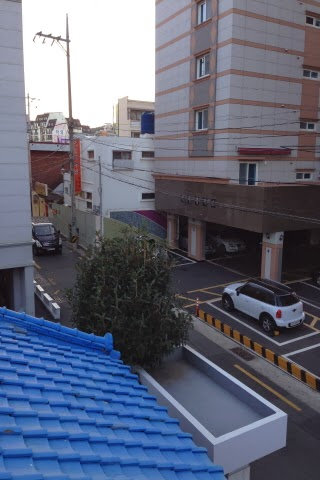
#> input picture panorama-stitching/images/left1.jpg, 320 x 480 px, given in place of left1.png, which was not available
$ jupyter execute --allow-errors 'Feature Matching (Brute-Force).ipynb'
#> lines starting #> are read from the running program, lines starting #| are printed output that depends on the picture; pictures that were not available may be replaced by others from this repository, and a replacement may not be noted
[cell 1]
import cv2
import numpy as np
import time
start = time.time()
cv2.namedWindow("Img1", cv2.WINDOW_NORMAL)
cv2.namedWindow("Img2", cv2.WINDOW_NORMAL)
cv2.namedWindow("Matching_result", cv2.WINDOW_NORMAL) # Create window with freedom of dimensions
# cv2.resizeWindow("output", 400, 300)               # Resize window to specified dimensions

img1 = cv2.imread("../images/left1.png", cv2.IMREAD_GRAYSCALE)
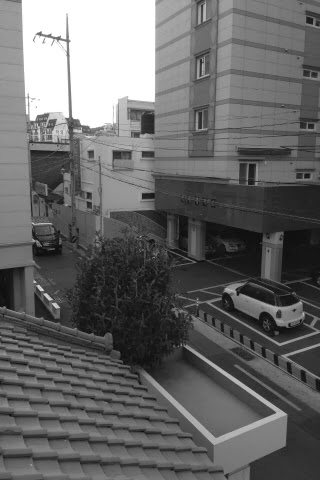
#> img1: shape (480, 320); min 8, max 255, mean 103.4
img2 = cv2.imread("../images/right1.png", cv2.IMREAD_GRAYSCALE)
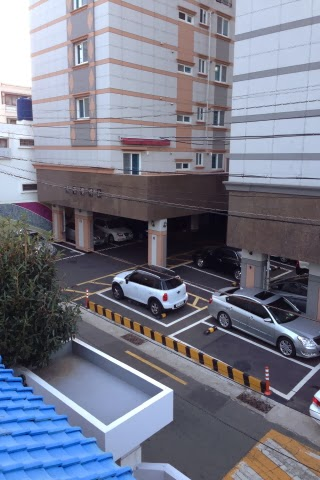
#> input picture panorama-stitching/images/right1.jpg, 320 x 480 px, given in place of right1.png, which was not available
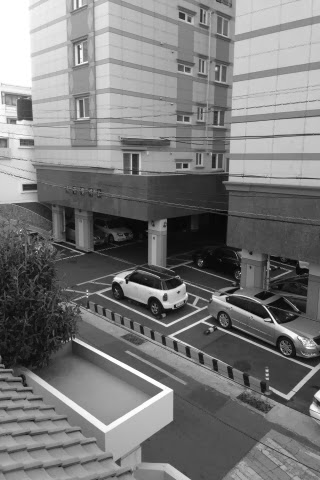
#> img2: shape (480, 320); min 1, max 255, mean 121.6
# ORB Detector
orb = cv2.ORB_create()
kp1_orb, des1_orb = orb.detectAndCompute(img1, None)
#> kp1_orb = 494 keypoints; strongest (x, y, size): (65, 37, 31), (68, 116, 31), (65, 42, 31), (40, 32, 31)
kp2_orb, des2_orb = orb.detectAndCompute(img2, None)
#> kp2_orb = 500 keypoints; strongest (x, y, size): (272, 322, 31), (268, 319, 31), (268, 316, 37.2), (127, 281, 37.2)

# surf detector
#> (the rest of this cell did not finish here and is left out)

[cell 2]
cv2.destroyAllWindows()

[cell 3]
import cv2
import numpy as np
import time
start = time.time()
cv2.namedWindow("Img1", cv2.WINDOW_NORMAL)
cv2.namedWindow("Img2", cv2.WINDOW_NORMAL)
cv2.namedWindow("Matching_result", cv2.WINDOW_NORMAL) # Create window with freedom of dimensions
# cv2.resizeWindow("output", 400, 300)               # Resize window to specified dimensions

img1 = cv2.imread("../images/left1.png", cv2.IMREAD_GRAYSCALE)
img2 = cv2.imread("../images/right1.png", cv2.IMREAD_GRAYSCALE)
# ORB Detector
orb = cv2.ORB_create()
kp1_orb, des1_orb = orb.detectAndCompute(img1[:,int(img1.shape[1]*0.60):], None)
#> kp1_orb = 280 keypoints; strongest (x, y, size): (46, 294, 31), (82, 412, 31), (33, 291, 31), (81, 412, 44.6)
kp2_orb, des2_orb = orb.detectAndCompute(img2[:,:int(img2.shape[1]*0.40)], None)
#> kp2_orb = 302 keypoints; strongest (x, y, size): (79, 61, 31), (77, 64, 31), (82, 62, 37.2), (74, 340, 31)

# surf detector
#> (the rest of this cell did not finish here and is left out)

[cell 4]
print(img1.shape,img2.shape)
#| (480, 320) (480, 320)
cv2.destroyAllWindows()

[cell 5]
(img1[:,int(img1.shape[1]*0.75):].shape)
#> Out = (480, 80)

[cell 6]
# cv2.namedWindow("Img1", cv2.WINDOW_NORMAL)
img2=cv2.imread("../images/right1.png")
#> img2 is the input picture: shape (480, 320, 3); mean B, G, R 136.3, 120.5, 118.2
img2 = img2[:,:int(img2.shape[1]*0.40)]
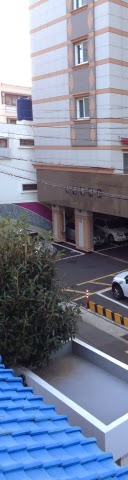
#> img2: shape (480, 128, 3); mean B, G, R 153.3, 131.6, 123.3
img2 = cv2.resize(img2,(364,768))
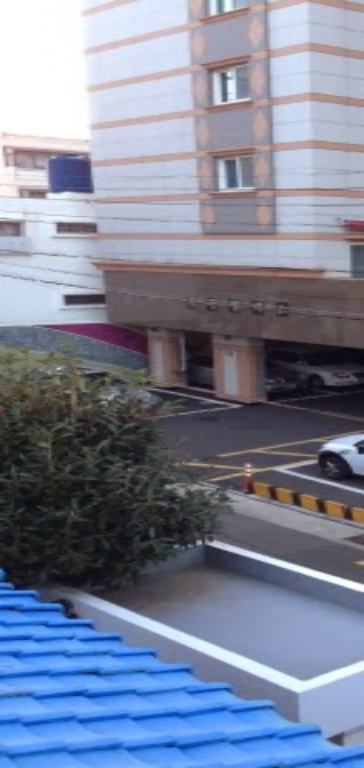
#> img2: shape (768, 364, 3); mean B, G, R 153.1, 131.4, 123.2
cv2.imshow("Img1",img2)
#cv2.imshow("Img1",img1)
if cv2.waitKey(0):
#> (key Esc is pressed here)
    cv2.destroyAllWindows()

[cell 7]
img1.shape
#> Out = (480, 320)
